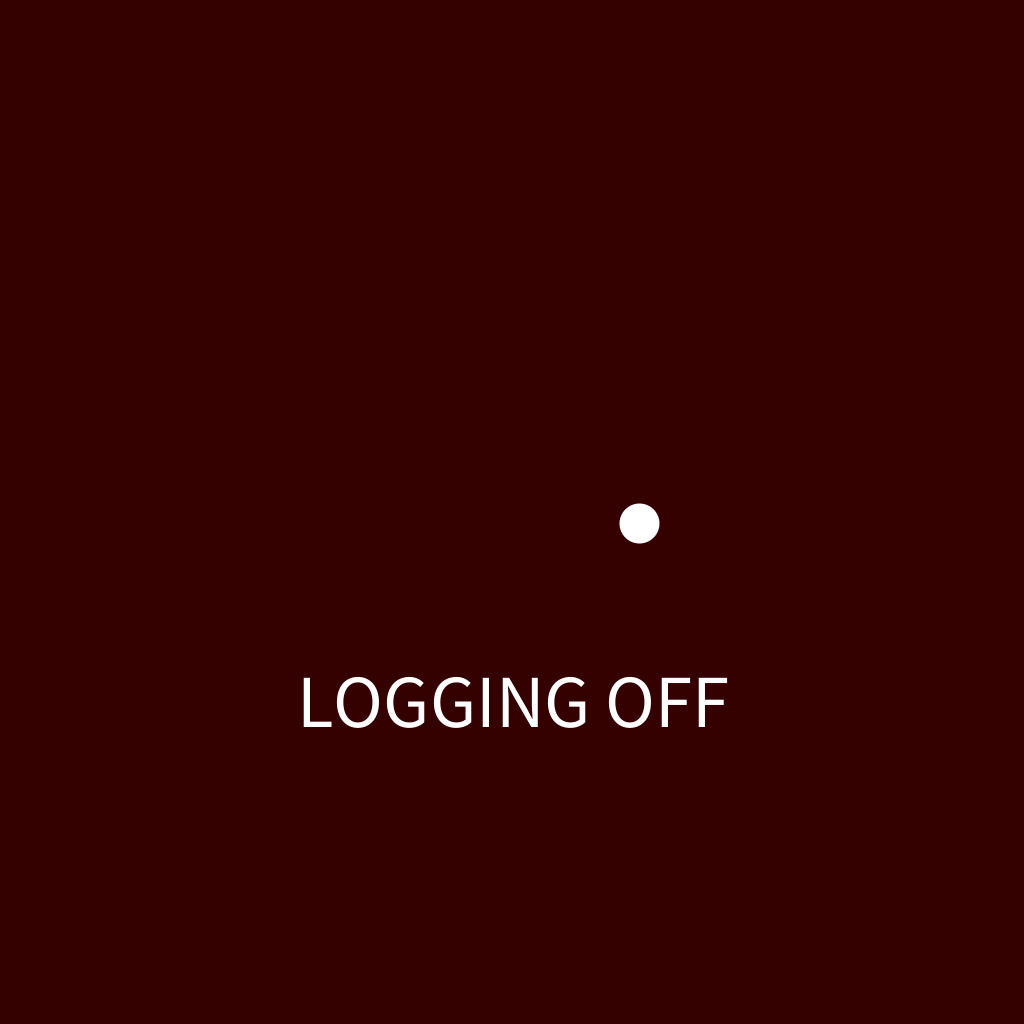
Frame 1 (no input)
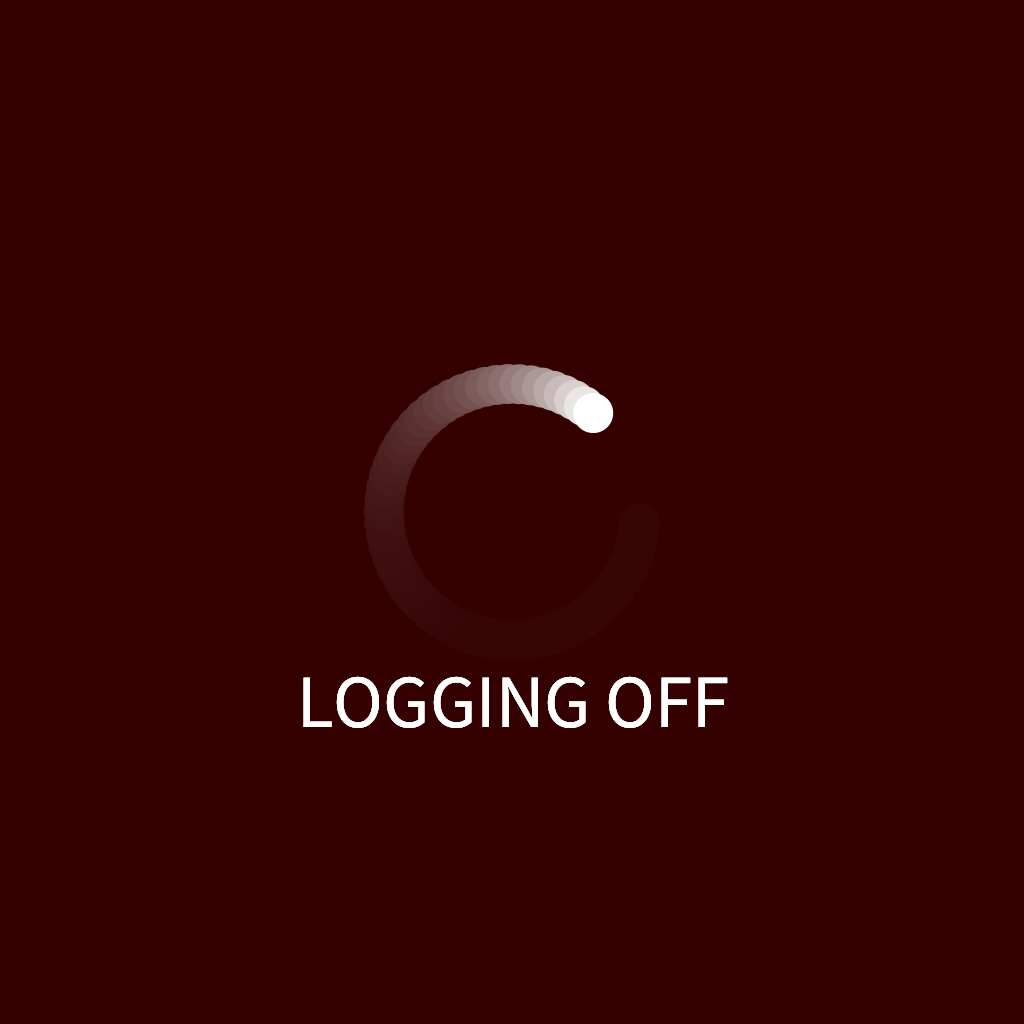
Frame 60 (the mouse pressed at the canvas centre just before this capture)
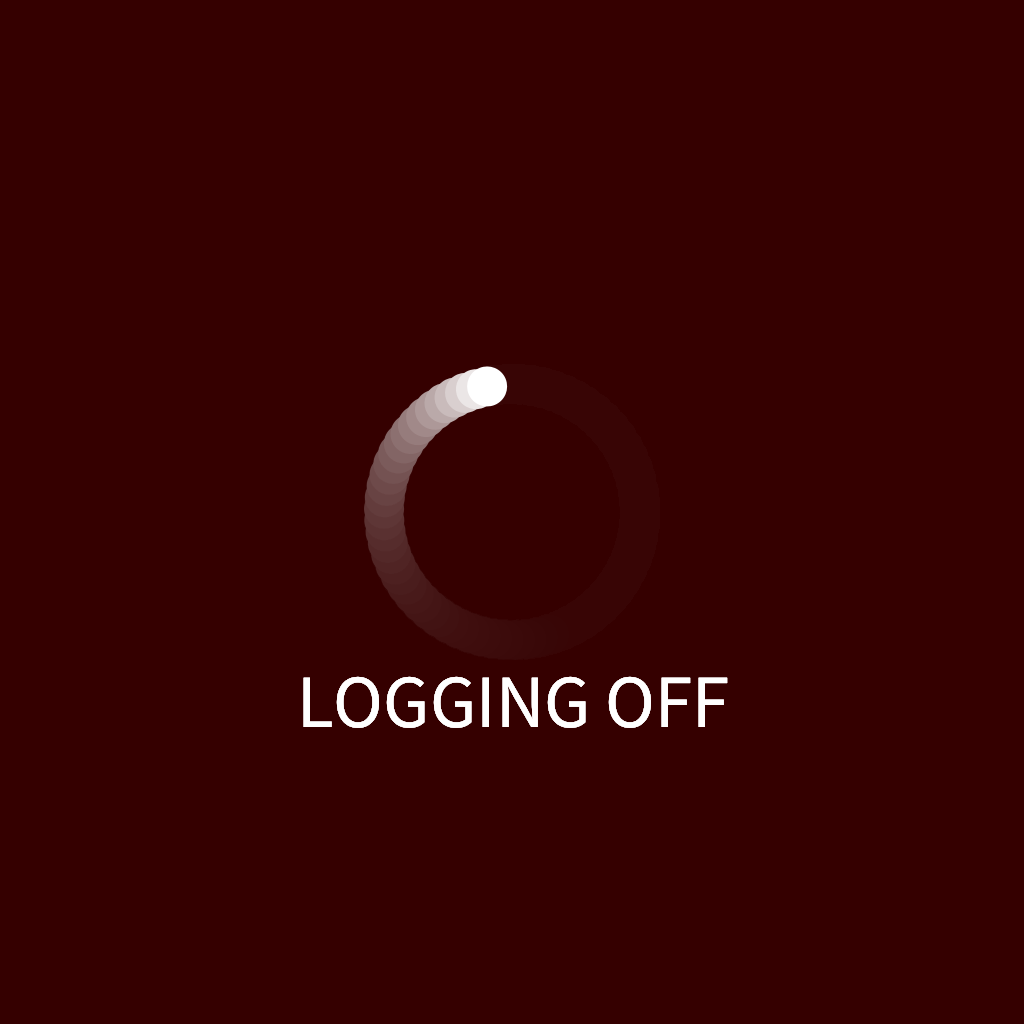
Frame 120 (the mouse held since frame 60 and released just before this capture)

The Processing sketch that drew these frames (run headless with seeded random() and noise(); from frame 60 on, the mouse is pressed at the canvas centre):

// Processing sketch: Unit_2_assignment_2__screensaver_
// ── Unit_2_assignment_2__screensaver_.pde
PVector loading;

void setup(){
  size(1024, 1024);
  background(#350000);
  noStroke();
  
  loading = new PVector(128, 0);
}

void draw(){
  fill(#350000, 25);
  
  rect(0, 0, width, height);
  
  int ballSize = 40;
  
  float animationSpeed = frameCount * 0.09;
  
  fill(255);
  translate(width/2, height/2);
  textSize(75);
  textAlign(CENTER);
  text("LOGGING OFF", 0, 215);
  
  rotate(animationSpeed);
  circle(loading.x, loading.y, ballSize);
  
}
